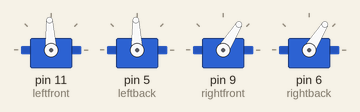
Recording of a sketch running on a simulated Arduino Uno, built with avr-gcc and run on an emulated ATmega328P. On the bench: 4 × servo. What the sketch prints to the serial monitor is not drawn.

Above: at 0.05 s.
At 0.45 s:
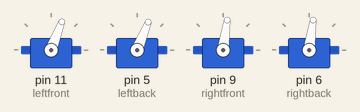
At 0.9 s:
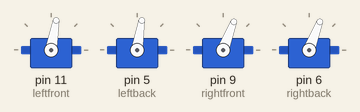
Timing chart, 0 to 3.0 s (numbered marks = the images above):
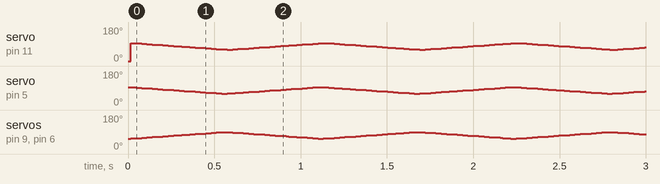

The sketch:

Sweep.ino
```cpp
#include <Servo.h>

Servo leftfront; // bwhite
Servo leftback; // red
Servo rightfront; //blue
Servo rightback;  // rwhite

int pos = 0;
int pos2 =0;
void setup() {
  leftfront.attach(11);
  leftback.attach(5);
  rightfront.attach(9);
  rightback.attach(6);
  leftfront.write(90);
  leftback.write(90);
  rightfront.write(86);
  rightback.write(87);
  Serial.begin(115200);
}

void loop() {
  for (pos = 55; pos <= 90; pos += 1) {
    leftfront.write(pos2);
  pos2 = 150-pos;
  leftback.write(pos2);
  rightfront.write(pos);
  rightback.write(pos);
  Serial.print("angle is");
  Serial.println(pos);

    delay(15);
  }
  for (pos = 90; pos >= 55; pos -= 1) { // goes from 180 degrees to 0 degrees
    leftfront.write(pos2);
    pos2 = 150-pos;
    leftback.write(pos2);
    rightfront.write(pos);
    rightback.write(pos);
  Serial.print("angle is");
  Serial.println(pos);

    delay(15);

  }
}
```
